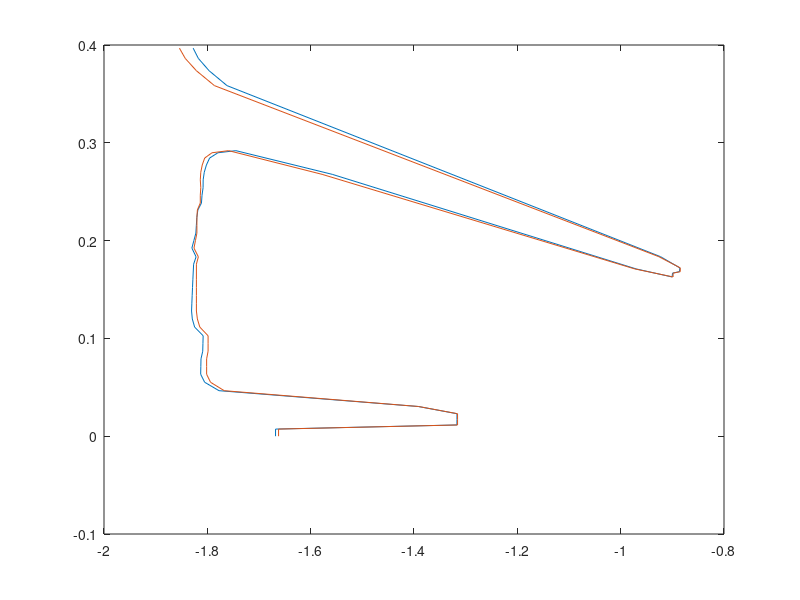

This chart was generated by the following MATLAB code:
clear all
clc

S = [1.6679999828338623, 1.6679999828338623, 1.3170000314712524, 1.3170000314712524, 1.3170000314712524, 1.3919999599456787, 1.777999997138977, 1.805999994277954, 1.8140000104904175, 1.8140000104904175, 1.8140000104904175, 1.8109999895095825, 1.8109999895095825, 1.8109999895095825, 1.8279999494552612, 1.8329999446868896, 1.8350000381469727, 1.8350000381469727, 1.8350000381469727, 1.8350000381469727, 1.8350000381469727, 1.8350000381469727, 1.8350000381469727, 1.8309999704360962, 1.840000033378601, 1.8370000123977661, 1.8339999914169312, 1.8339999914169312, 1.8339999914169312, 1.8329999446868896, 1.8270000219345093, 1.8270000219345093, 1.8259999752044678, 1.8270000219345093, 1.8259999752044678, 1.8229999542236328, 1.8179999589920044, 1.8029999732971191, 1.7690000534057617, 1.5809999704360962, 0.9850000143051147, 0.9150000214576721, 0.9150000214576721, 0.9020000100135803, 0.9020000100135803, 0.9409999847412109, 1.7979999780654907, 1.8350000381469727, 1.8580000400543213, 1.8700000047683716, 1.878000020980835, 1.8880000114440918, 1.8880000114440918, 1.8930000066757202, 1.8930000066757202, 1.8930000066757202, 1.8940000534057617, 1.8940000534057617, 1.8940000534057617, 1.8949999809265137, 1.902999997138977, 1.909000039100647, 1.9119999408721924, 1.9149999618530273, 1.9149999618530273, 1.9129999876022339, 1.9129999876022339, 1.8899999856948853, 1.8839999437332153, 1.8819999694824219, 1.8769999742507935, 1.8769999742507935, 1.871000051498413, 1.871000051498413, 1.8669999837875366, 1.8650000095367432, 1.8630000352859497, 1.8630000352859497, 1.8630000352859497, 1.8630000352859497, 1.8619999885559082, 1.6890000104904175, 1.6890000104904175, 1.6890000104904175, 1.8630000352859497, 1.8849999904632568, 1.9010000228881836, 1.9259999990463257, 1.9299999475479126, 1.9359999895095825, 1.9359999895095825];
S = S(1,1:50);
S = S'
angle =[ -1.57079637051:0.00436332309619:1.56643295288];
angle = angle(1, 1:50);
angle = angle';
xc = S.*cos(angle);
yc = S.*sin(angle);
lastCol = ones(50,1);
%A = [(S.*S), S, lastCol];
A = [ S.*S, S, lastCol];
x_hat = inv(A'*A)*A'*yc;

est_y = A*x_hat;

plot(yc, xc); hold on
plot(est_y, xc);

